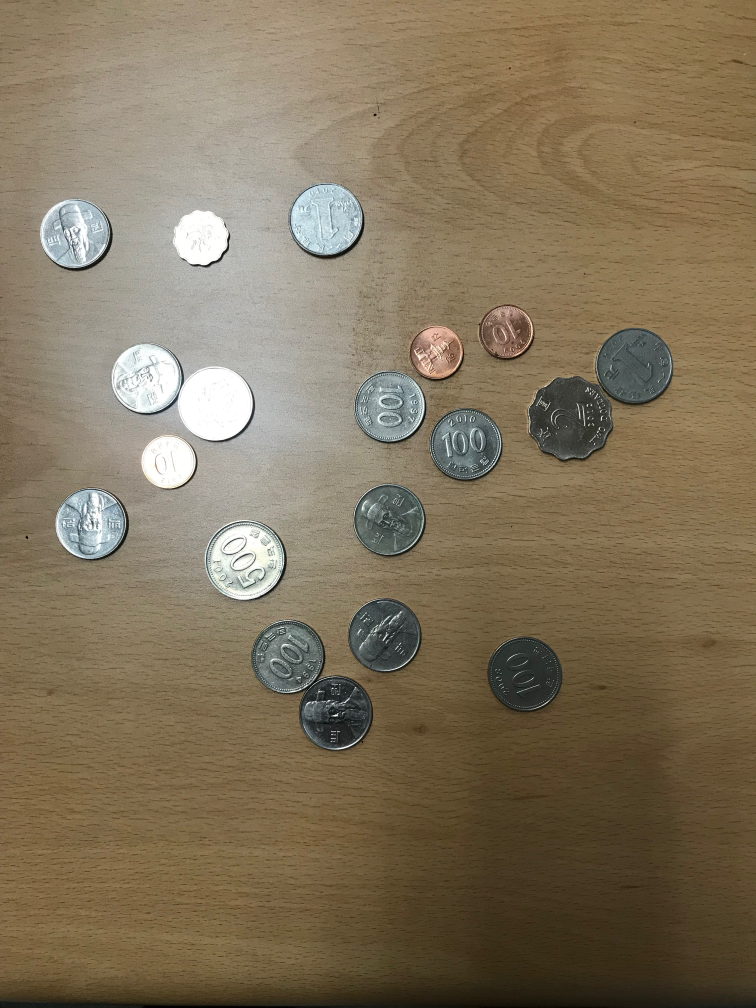
#> input picture CoinCounting/dataset_for_coins/IMG_8256.JPG, 3024 x 4032 px (shown at 1/4 size)
$ python CoinCounting4.py
#> lines starting #> are read from the running program, lines starting #| are printed output that depends on the picture
import numpy as np
import cv2
from PIL import Image
import os
import matplotlib.pyplot as plt

file4 = "IMG_8256.JPG"

def images(file):

#> called with file = 'IMG_8256.JPG'
    count = 1
    path = os.path.join(os.path.dirname(__file__), "dataset_for_coins")
    image = os.path.join(path, file)
    img = cv2.imread(image)
#> img is the input picture: shape (4032, 3024, 3); mean B, G, R 91, 115.2, 129.4
    img_resized = cv2.resize(img, (1024, 1280))
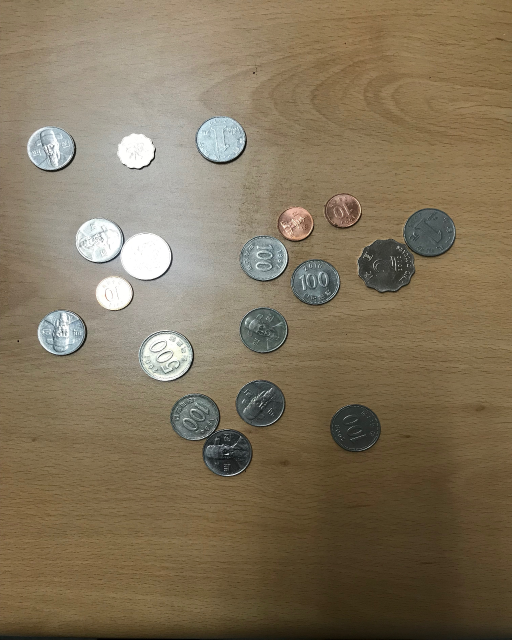
#> img_resized: shape (1280, 1024, 3) (shown at 1/2 size); mean B, G, R 90.9, 115.1, 129.3
    img_resized = cv2.medianBlur(img_resized, 5)
    gray = cv2.cvtColor(img_resized, cv2.COLOR_BGR2GRAY)
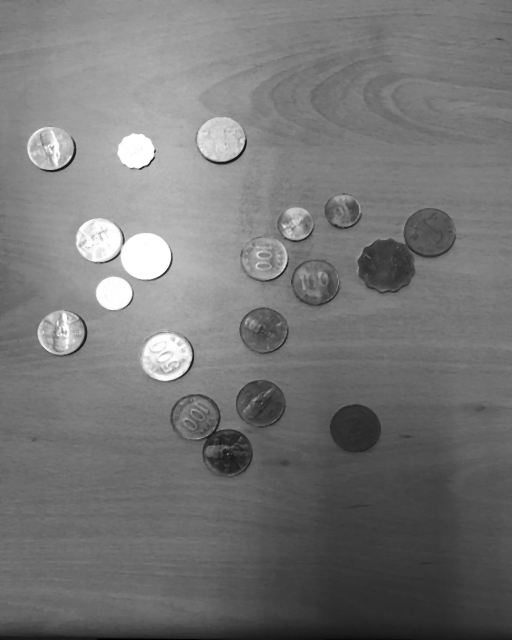
#> gray: shape (1280, 1024) (shown at 1/2 size); min 0, max 255, mean 117.3

    # GaussianBlur is used to remove gaussian noise from the image.
    gray_blur = cv2.GaussianBlur(gray, (15, 15), 0)
    contours = cv2.HoughCircles(gray_blur, cv2.HOUGH_GRADIENT, 1, 70, \
    	param1 = 53, param2 = 36, minRadius = 0, maxRadius =0 )
#> contours = 18 rows, first 8: [442.5, 281.5, 48.2], [858.5, 465.5, 50.5], [526.5, 661.5, 48], [710.5, 858.5, 50.6], [125.5, 664.5, 42.1], [104.5, 295.5, 41.8], [195.5, 480.5, 44.1], [386.5, 834.5, 47.1]
    # thresh = cv2.adaptiveThreshold(contours, 255, cv2.ADAPTIVE_THRESH_GAUSSIAN_C, cv2.THRESH_BINARY_INV, 15, 1)

    contours = np.uint16(np.around(contours))
#> contours = 18 rows, first 8: [442, 282, 48], [858, 466, 50], [526, 662, 48], [710, 858, 51], [126, 664, 42], [104, 296, 42], [196, 480, 44], [386, 834, 47]

    for contour in contours[0,:]:

        cv2.circle(img_resized, (contour[0], contour[1]), contour[2], \
        	(0, 0, 255),5)
        cv2.circle(img_resized, (contour[0], contour[1]), 2, (0,255,0), 1)
        cv2.putText(img_resized, 'Coin-' + str(count), \
        	(contour[0]-80,contour[1]-70), cv2.FONT_ITALIC,1.1,(120,200,0),3)
        count +=1
#> this loop made 18 passes
#> contour on passes 1 to 12: [442, 282, 48], [858, 466, 50], [526, 662, 48], [710, 858, 51], [126, 664, 42], [104, 296, 42], [196, 480, 44], [386, 834, 47], [336, 712, 54], [454, 908, 51], [520, 810, 51], [290, 516, 51]
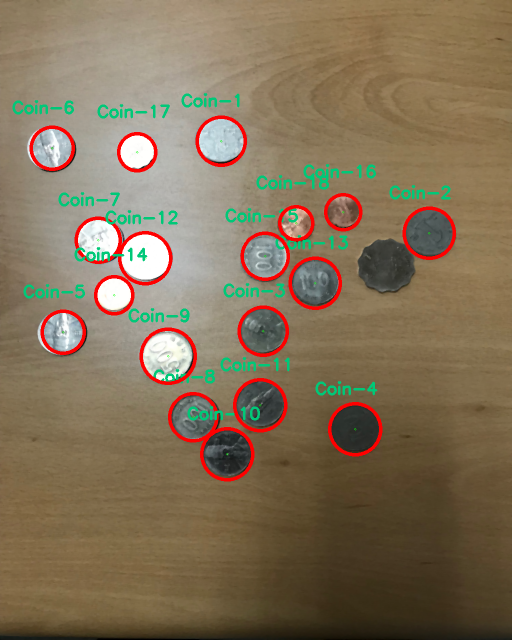
#> img_resized: shape (1280, 1024, 3) (shown at 1/2 size); mean B, G, R 88.3, 113.3, 130.6
#> after the loop, count = 19

    showImage(img_resized)

def showImage(img):

    plt.figure(figsize=(16,9))
    plt.title("Enclosed contours")
    plt.axis('off')
    plt.imshow(cv2.cvtColor(img, cv2.COLOR_BGR2RGB))
    plt.show()


if __name__ == '__main__':
	images(file4)
